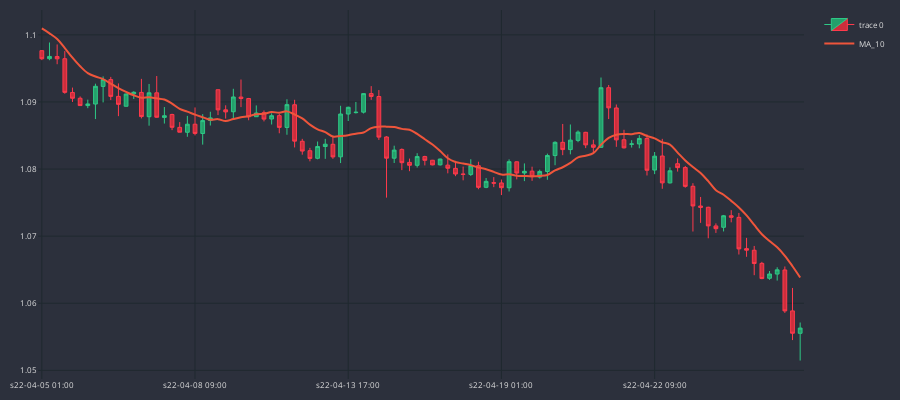

The notebook cell this image was saved under:
### Code cell
cp.fig.add_trace(go.Scatter(
    x=cp.df_plot['sTime'],
    y=cp.df_plot['MA_10'],
    line=dict(width=2),
    line_shape='spline',
    name='MA_10'
))
cp.show_plot()
